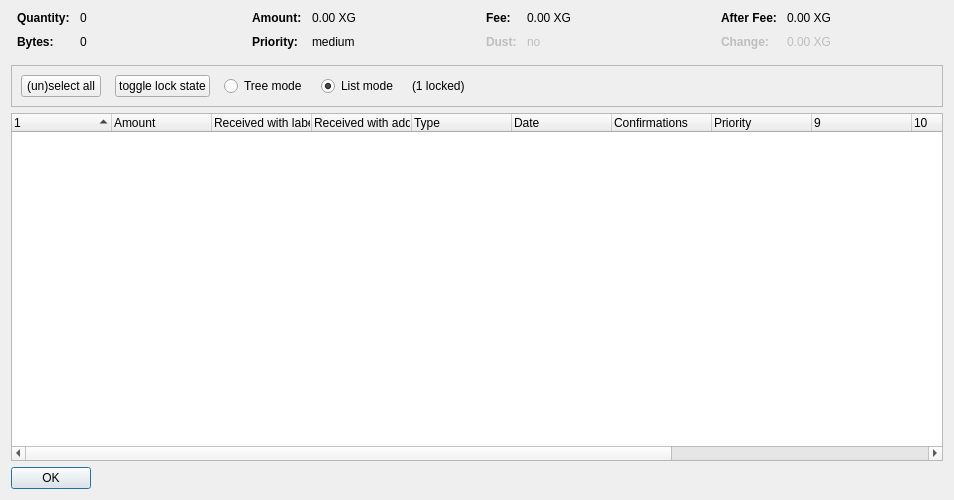
<?xml version="1.0" encoding="UTF-8"?>
<ui version="4.0">
 <class>CoinControlDialog</class>
 <widget class="QDialog" name="CoinControlDialog">
  <property name="geometry">
   <rect>
    <x>0</x>
    <y>0</y>
    <width>954</width>
    <height>500</height>
   </rect>
  </property>
  <property name="windowTitle">
   <string>Coin Selection</string>
  </property>
  <layout class="QVBoxLayout" name="verticalLayout">
   <item>
    <layout class="QHBoxLayout" name="horizontalLayoutTop" stretch="0,0,0,0">
     <property name="topMargin">
      <number>0</number>
     </property>
     <property name="bottomMargin">
      <number>10</number>
     </property>
     <item>
      <layout class="QFormLayout" name="formLayoutCoinControl1">
       <property name="horizontalSpacing">
        <number>10</number>
       </property>
       <property name="verticalSpacing">
        <number>10</number>
       </property>
       <property name="leftMargin">
        <number>6</number>
       </property>
       <property name="rightMargin">
        <number>6</number>
       </property>
       <item row="0" column="0">
        <widget class="QLabel" name="labelCoinControlQuantityText">
         <property name="font">
          <font>
           <weight>75</weight>
           <bold>true</bold>
          </font>
         </property>
         <property name="text">
          <string>Quantity:</string>
         </property>
        </widget>
       </item>
       <item row="0" column="1">
        <widget class="QLabel" name="labelCoinControlQuantity">
         <property name="cursor">
          <cursorShape>IBeamCursor</cursorShape>
         </property>
         <property name="contextMenuPolicy">
          <enum>Qt::ActionsContextMenu</enum>
         </property>
         <property name="text">
          <string notr="true">0</string>
         </property>
         <property name="textInteractionFlags">
          <set>Qt::LinksAccessibleByMouse|Qt::TextSelectableByKeyboard|Qt::TextSelectableByMouse</set>
         </property>
        </widget>
       </item>
       <item row="1" column="0">
        <widget class="QLabel" name="labelCoinControlBytesText">
         <property name="font">
          <font>
           <weight>75</weight>
           <bold>true</bold>
          </font>
         </property>
         <property name="text">
          <string>Bytes:</string>
         </property>
        </widget>
       </item>
       <item row="1" column="1">
        <widget class="QLabel" name="labelCoinControlBytes">
         <property name="cursor">
          <cursorShape>IBeamCursor</cursorShape>
         </property>
         <property name="contextMenuPolicy">
          <enum>Qt::ActionsContextMenu</enum>
         </property>
         <property name="text">
          <string notr="true">0</string>
         </property>
         <property name="textInteractionFlags">
          <set>Qt::LinksAccessibleByMouse|Qt::TextSelectableByKeyboard|Qt::TextSelectableByMouse</set>
         </property>
        </widget>
       </item>
      </layout>
     </item>
     <item>
      <layout class="QFormLayout" name="formLayoutCoinControl2">
       <property name="horizontalSpacing">
        <number>10</number>
       </property>
       <property name="verticalSpacing">
        <number>10</number>
       </property>
       <property name="leftMargin">
        <number>6</number>
       </property>
       <property name="rightMargin">
        <number>6</number>
       </property>
       <item row="0" column="0">
        <widget class="QLabel" name="labelCoinControlAmountText">
         <property name="font">
          <font>
           <weight>75</weight>
           <bold>true</bold>
          </font>
         </property>
         <property name="text">
          <string>Amount:</string>
         </property>
        </widget>
       </item>
       <item row="0" column="1">
        <widget class="QLabel" name="labelCoinControlAmount">
         <property name="cursor">
          <cursorShape>IBeamCursor</cursorShape>
         </property>
         <property name="contextMenuPolicy">
          <enum>Qt::ActionsContextMenu</enum>
         </property>
         <property name="text">
          <string notr="true">0.00 XG</string>
         </property>
         <property name="textInteractionFlags">
          <set>Qt::LinksAccessibleByMouse|Qt::TextSelectableByKeyboard|Qt::TextSelectableByMouse</set>
         </property>
        </widget>
       </item>
       <item row="1" column="0">
        <widget class="QLabel" name="labelCoinControlPriorityText">
         <property name="font">
          <font>
           <weight>75</weight>
           <bold>true</bold>
          </font>
         </property>
         <property name="text">
          <string>Priority:</string>
         </property>
        </widget>
       </item>
       <item row="1" column="1">
        <widget class="QLabel" name="labelCoinControlPriority">
         <property name="cursor">
          <cursorShape>IBeamCursor</cursorShape>
         </property>
         <property name="contextMenuPolicy">
          <enum>Qt::ActionsContextMenu</enum>
         </property>
         <property name="text">
          <string>medium</string>
         </property>
         <property name="textInteractionFlags">
          <set>Qt::LinksAccessibleByMouse|Qt::TextSelectableByKeyboard|Qt::TextSelectableByMouse</set>
         </property>
        </widget>
       </item>
      </layout>
     </item>
     <item>
      <layout class="QFormLayout" name="formLayoutCoinControl3">
       <property name="horizontalSpacing">
        <number>10</number>
       </property>
       <property name="verticalSpacing">
        <number>10</number>
       </property>
       <property name="leftMargin">
        <number>6</number>
       </property>
       <property name="rightMargin">
        <number>6</number>
       </property>
       <item row="0" column="0">
        <widget class="QLabel" name="labelCoinControlFeeText">
         <property name="font">
          <font>
           <weight>75</weight>
           <bold>true</bold>
          </font>
         </property>
         <property name="text">
          <string>Fee:</string>
         </property>
        </widget>
       </item>
       <item row="0" column="1">
        <widget class="QLabel" name="labelCoinControlFee">
         <property name="cursor">
          <cursorShape>IBeamCursor</cursorShape>
         </property>
         <property name="contextMenuPolicy">
          <enum>Qt::ActionsContextMenu</enum>
         </property>
         <property name="text">
          <string notr="true">0.00 XG</string>
         </property>
         <property name="textInteractionFlags">
          <set>Qt::LinksAccessibleByMouse|Qt::TextSelectableByKeyboard|Qt::TextSelectableByMouse</set>
         </property>
        </widget>
       </item>
       <item row="1" column="0">
        <widget class="QLabel" name="labelCoinControlLowOutputText">
         <property name="enabled">
          <bool>false</bool>
         </property>
         <property name="font">
          <font>
           <weight>75</weight>
           <bold>true</bold>
          </font>
         </property>
         <property name="text">
          <string>Dust:</string>
         </property>
        </widget>
       </item>
       <item row="1" column="1">
        <widget class="QLabel" name="labelCoinControlLowOutput">
         <property name="enabled">
          <bool>false</bool>
         </property>
         <property name="cursor">
          <cursorShape>IBeamCursor</cursorShape>
         </property>
         <property name="contextMenuPolicy">
          <enum>Qt::ActionsContextMenu</enum>
         </property>
         <property name="text">
          <string>no</string>
         </property>
         <property name="textInteractionFlags">
          <set>Qt::LinksAccessibleByMouse|Qt::TextSelectableByKeyboard|Qt::TextSelectableByMouse</set>
         </property>
        </widget>
       </item>
      </layout>
     </item>
     <item>
      <layout class="QFormLayout" name="formLayoutCoinControl4">
       <property name="horizontalSpacing">
        <number>10</number>
       </property>
       <property name="verticalSpacing">
        <number>10</number>
       </property>
       <property name="leftMargin">
        <number>6</number>
       </property>
       <property name="rightMargin">
        <number>6</number>
       </property>
       <item row="0" column="0">
        <widget class="QLabel" name="labelCoinControlAfterFeeText">
         <property name="font">
          <font>
           <weight>75</weight>
           <bold>true</bold>
          </font>
         </property>
         <property name="text">
          <string>After Fee:</string>
         </property>
        </widget>
       </item>
       <item row="0" column="1">
        <widget class="QLabel" name="labelCoinControlAfterFee">
         <property name="cursor">
          <cursorShape>IBeamCursor</cursorShape>
         </property>
         <property name="contextMenuPolicy">
          <enum>Qt::ActionsContextMenu</enum>
         </property>
         <property name="text">
          <string notr="true">0.00 XG</string>
         </property>
         <property name="textInteractionFlags">
          <set>Qt::LinksAccessibleByMouse|Qt::TextSelectableByKeyboard|Qt::TextSelectableByMouse</set>
         </property>
        </widget>
       </item>
       <item row="1" column="0">
        <widget class="QLabel" name="labelCoinControlChangeText">
         <property name="enabled">
          <bool>false</bool>
         </property>
         <property name="font">
          <font>
           <weight>75</weight>
           <bold>true</bold>
          </font>
         </property>
         <property name="text">
          <string>Change:</string>
         </property>
        </widget>
       </item>
       <item row="1" column="1">
        <widget class="QLabel" name="labelCoinControlChange">
         <property name="enabled">
          <bool>false</bool>
         </property>
         <property name="cursor">
          <cursorShape>IBeamCursor</cursorShape>
         </property>
         <property name="contextMenuPolicy">
          <enum>Qt::ActionsContextMenu</enum>
         </property>
         <property name="text">
          <string notr="true">0.00 XG</string>
         </property>
         <property name="textInteractionFlags">
          <set>Qt::LinksAccessibleByMouse|Qt::TextSelectableByKeyboard|Qt::TextSelectableByMouse</set>
         </property>
        </widget>
       </item>
      </layout>
     </item>
    </layout>
   </item>
   <item>
    <widget class="QFrame" name="frame">
     <property name="minimumSize">
      <size>
       <width>0</width>
       <height>40</height>
      </size>
     </property>
     <property name="frameShape">
      <enum>QFrame::StyledPanel</enum>
     </property>
     <property name="frameShadow">
      <enum>QFrame::Sunken</enum>
     </property>
     <layout class="QHBoxLayout" name="horizontalLayout">
      <item>
       <layout class="QHBoxLayout" name="horizontalLayoutPanel" stretch="0,0,0,0,0,0">
        <property name="spacing">
         <number>14</number>
        </property>
        <item>
         <widget class="QPushButton" name="pushButtonSelectAll">
          <property name="sizePolicy">
           <sizepolicy hsizetype="Maximum" vsizetype="Fixed">
            <horstretch>0</horstretch>
            <verstretch>0</verstretch>
           </sizepolicy>
          </property>
          <property name="text">
           <string>(un)select all</string>
          </property>
          <property name="autoDefault">
           <bool>false</bool>
          </property>
         </widget>
        </item>
        <item>
         <widget class="QPushButton" name="pushButtonToggleLock">
          <property name="sizePolicy">
           <sizepolicy hsizetype="Maximum" vsizetype="Fixed">
            <horstretch>0</horstretch>
            <verstretch>0</verstretch>
           </sizepolicy>
          </property>
          <property name="text">
           <string>toggle lock state</string>
          </property>
          <property name="autoDefault">
           <bool>false</bool>
          </property>
         </widget>
        </item>
        <item>
         <widget class="QRadioButton" name="radioTreeMode">
          <property name="sizePolicy">
           <sizepolicy hsizetype="Maximum" vsizetype="Fixed">
            <horstretch>0</horstretch>
            <verstretch>0</verstretch>
           </sizepolicy>
          </property>
          <property name="text">
           <string>Tree mode</string>
          </property>
         </widget>
        </item>
        <item>
         <widget class="QRadioButton" name="radioListMode">
          <property name="sizePolicy">
           <sizepolicy hsizetype="Maximum" vsizetype="Fixed">
            <horstretch>0</horstretch>
            <verstretch>0</verstretch>
           </sizepolicy>
          </property>
          <property name="text">
           <string>List mode</string>
          </property>
          <property name="checked">
           <bool>true</bool>
          </property>
         </widget>
        </item>
        <item>
         <widget class="QLabel" name="labelLocked">
          <property name="text">
           <string>(1 locked)</string>
          </property>
         </widget>
        </item>
        <item>
         <spacer name="horizontalSpacer">
          <property name="orientation">
           <enum>Qt::Horizontal</enum>
          </property>
          <property name="sizeHint" stdset="0">
           <size>
            <width>40</width>
            <height>20</height>
           </size>
          </property>
         </spacer>
        </item>
       </layout>
      </item>
     </layout>
    </widget>
   </item>
   <item>
    <widget class="CoinControlTreeWidget" name="treeWidget">
     <property name="contextMenuPolicy">
      <enum>Qt::CustomContextMenu</enum>
     </property>
     <property name="sortingEnabled">
      <bool>false</bool>
     </property>
     <property name="columnCount">
      <number>13</number>
     </property>
     <attribute name="headerShowSortIndicator" stdset="0">
      <bool>true</bool>
     </attribute>
     <attribute name="headerStretchLastSection">
      <bool>false</bool>
     </attribute>
     <column>
      <property name="text">
       <string/>
      </property>
     </column>
     <column>
      <property name="text">
       <string>Amount</string>
      </property>
     </column>
     <column>
      <property name="text">
       <string>Received with label</string>
      </property>
     </column>
     <column>
      <property name="text">
       <string>Received with address</string>
      </property>
     </column>
     <column>
      <property name="text">
	<string>Type</string>
      </property>
     </column>
     <column>
      <property name="text">	 
       <string>Date</string>
      </property>
     </column>
     <column>
      <property name="text">
       <string>Confirmations</string>
      </property>
      <property name="toolTip">
       <string>Confirmed</string>
      </property>
     </column>
     <column>
      <property name="text">
       <string>Priority</string>
      </property>
     </column>
     <column>
      <property name="text">
       <string/>
      </property>
     </column>
     <column>
      <property name="text">
       <string/>
      </property>
     </column>
     <column>
      <property name="text">
       <string/>
      </property>
     </column>
     <column>
      <property name="text">
       <string/>
      </property>
     </column>
     <column>
      <property name="text">
       <string/>
      </property>
     </column>
    </widget>
   </item>
   <item>
    <widget class="QDialogButtonBox" name="buttonBox">
     <property name="sizePolicy">
      <sizepolicy hsizetype="Maximum" vsizetype="Fixed">
       <horstretch>0</horstretch>
       <verstretch>0</verstretch>
      </sizepolicy>
     </property>
     <property name="orientation">
      <enum>Qt::Horizontal</enum>
     </property>
     <property name="standardButtons">
      <set>QDialogButtonBox::Ok</set>
     </property>
    </widget>
   </item>
  </layout>
 </widget>
 <customwidgets>
  <customwidget>
   <class>CoinControlTreeWidget</class>
   <extends>QTreeWidget</extends>
   <header>coincontroltreewidget.h</header>
  </customwidget>
 </customwidgets>
 <resources/>
 <connections/>
</ui>
